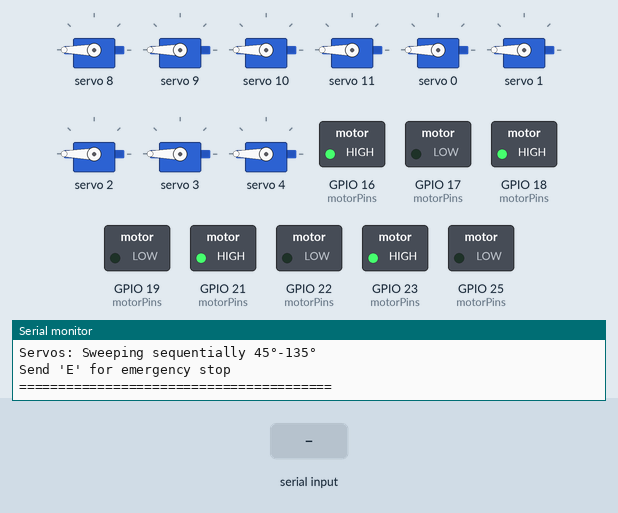
A program run on a simulated ESP32. Shown: 9 × servo, switched loads named in the program (green lamp = pin HIGH), the last lines printed to the serial monitor. Inputs (shaded band) come from the test bench.

Above: at 2.8 s.
2.9 s: "E" received over Serial
At 4.0 s:
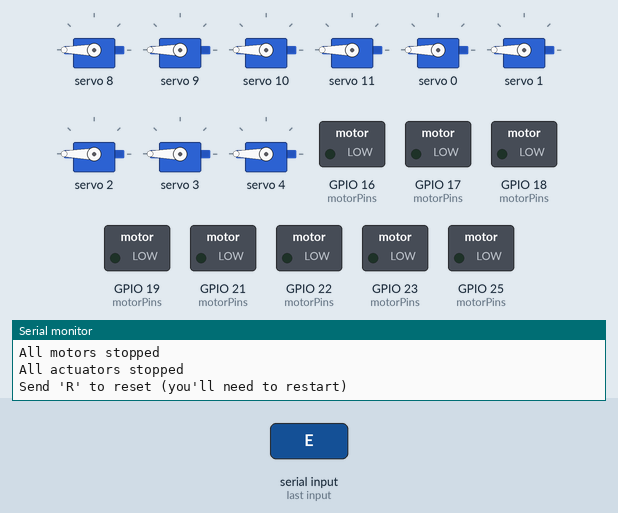
4.4 s: "R" received over Serial
Timing chart, 0 to 7.4 s (numbered marks = the images above; inputs shaded):
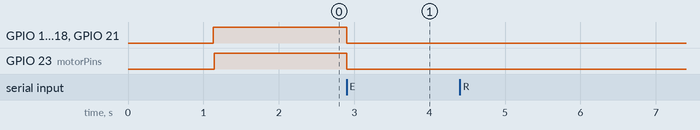

Measured:
- after the input at 2.9 s, GPIO 16 (motorPins), GPIO 18 (motorPins), GPIO 21 (motorPins), GPIO 23 (motorPins): HIGH → LOW at once

The program:

main.cpp
```cpp
#include <Arduino.h>
#include <Wire.h>
#include <Adafruit_PWMServoDriver.h>

// ========================================
// PCA9685 Servo Driver Configuration
// ========================================
Adafruit_PWMServoDriver pwm = Adafruit_PWMServoDriver();

// Servo pulse limits for MG996R (in microseconds)
#define SERVO_MIN_PULSE 500
#define SERVO_MAX_PULSE 2500

// Servo mapping: Port S1-S5 = PCA9685 channels 0-4
int servoAngles[] = {90, 90, 90, 90, 90}; // Start positions for 5 servos
bool servoDirections[] = {true, true, true, true, true}; // true = sweeping up

// Servo sweep parameters
const int SERVO_MIN_ANGLE = 45;
const int SERVO_MAX_ANGLE = 135;
const int SERVO_SWEEP_SPEED = 3; // Degrees per step

// ========================================
// Motor Configuration (ADJUST THESE PINS!)
// ========================================
// IMPORTANT: Check your shield's actual pin mapping
// Common configuration for 4 DC motors:
const int motorPins[4][3] = {
  // {DIR1, DIR2, PCA9685_PWM_CHANNEL}
  {16, 17, 8},   // Motor 1 (M1)
  {18, 19, 9},   // Motor 2 (M2)
  {21, 22, 10},  // Motor 3 (M3) - WARNING: GPIO21/22 are often I2C pins!
  {23, 25, 11}   // Motor 4 (M4)
};

// Motor speed (0-255) and direction
const int MOTOR_SPEED = 180; // Medium-high speed
const bool MOTOR_DIRECTION = true; // true = forward

// ========================================
// Timing Variables
// ========================================
unsigned long lastServoUpdate = 0;
const int SERVO_UPDATE_INTERVAL = 50; // ms between servo updates
int activeServoIndex = 0; // Which servo is currently moving

// ========================================
// Function Declarations
// ========================================
void moveServo(int servoNum, int angle);
void updateServoSweep();
void initializeMotors();
void setMotorSpeed(int motorIndex, int speed, bool forward);
void stopAllMotors();
void scanI2C();
void emergencyStop();

// ========================================
// SETUP FUNCTION
// ========================================
void setup() {
  Serial.begin(115200);
  delay(1000); // Wait for Serial Monitor

  Serial.println("\n========================================");
  Serial.println("   Mini Road-Header Robot Control");
  Serial.println("========================================");

  // Initialize I2C with explicit pins for Wemos D1 R32
  Wire.begin(21, 22); // SDA=GPIO21, SCL=GPIO22
  delay(100);

  // Scan I2C bus to find PCA9685
  Serial.println("\n[1] Scanning I2C bus...");
  scanI2C();

  // Try to initialize PCA9685 (common addresses: 0x40, 0x41)
  Serial.println("\n[2] Initializing PCA9685 servo driver...");
  if (!pwm.begin()) {
    // Try alternate address 0x41
    pwm = Adafruit_PWMServoDriver(0x41);
    if (!pwm.begin()) {
      Serial.println("ERROR: PCA9685 not found!");
      Serial.println("Check: 1. I2C wiring 2. Power to shield 3. I2C address jumpers");
      while(1); // Halt if PCA9685 not found
    }
    Serial.println("PCA9685 found at address 0x41");
  } else {
    Serial.println("PCA9685 found at address 0x40");
  }

  // Set PWM frequency for servos (standard is 50Hz)
  pwm.setPWMFreq(50);
  Serial.println("PCA9685 initialized at 50Hz");

  // Initialize motor control
  Serial.println("\n[3] Initializing DC motors...");
  initializeMotors();

  // Initialize servos to start position
  Serial.println("\n[4] Moving servos to start position (90°)...");
  for (int i = 0; i < 5; i++) {
    moveServo(i, servoAngles[i]);
    delay(100);
  }

  Serial.println("\n[5] System Ready!");
  Serial.println("========================================");
  Serial.println("Motors: Running forward continuously");
  Serial.println("Servos: Sweeping sequentially 45°-135°");
  Serial.println("Send 'E' for emergency stop");
  Serial.println("========================================");
}

// ========================================
// MAIN LOOP
// ========================================
void loop() {
  unsigned long currentTime = millis();

  // 1. Update servo positions (non-blocking)
  if (currentTime - lastServoUpdate >= SERVO_UPDATE_INTERVAL) {
    updateServoSweep();
    lastServoUpdate = currentTime;
  }

  // 2. Check for emergency stop command
  if (Serial.available()) {
    char command = Serial.read();
    if (command == 'E' || command == 'e') {
      emergencyStop();
      Serial.println("EMERGENCY STOP ACTIVATED");
    }
  }

  // 3. Optional: Add heartbeat indicator
  static unsigned long lastHeartbeat = 0;
  if (currentTime - lastHeartbeat >= 5000) {
    Serial.println("System running...");
    lastHeartbeat = currentTime;
  }
}

// ========================================
// SERVO CONTROL FUNCTIONS
// ========================================

void moveServo(int servoNum, int angle) {
  // Constrain angle to safe limits
  angle = constrain(angle, 0, 180);

  // Convert angle to pulse length
  int pulseLength = map(angle, 0, 180, SERVO_MIN_PULSE, SERVO_MAX_PULSE);

  // Send to PCA9685 (servoNum 0-4 = shield ports S1-S5)
  pwm.setPWM(servoNum, 0, pulseLength);

  // Update stored angle
  servoAngles[servoNum] = angle;
}

void updateServoSweep() {
  // This function sweeps servos one at a time for sequential movement

  int &currentAngle = servoAngles[activeServoIndex];
  int targetAngle = servoDirections[activeServoIndex] ? SERVO_MAX_ANGLE : SERVO_MIN_ANGLE;

  // Move active servo toward its target
  if (servoDirections[activeServoIndex]) {
    currentAngle += SERVO_SWEEP_SPEED;
    if (currentAngle >= targetAngle) {
      currentAngle = targetAngle;
      servoDirections[activeServoIndex] = false;
    }
  } else {
    currentAngle -= SERVO_SWEEP_SPEED;
    if (currentAngle <= targetAngle) {
      currentAngle = targetAngle;
      servoDirections[activeServoIndex] = true;
    }
  }

  // Apply the movement
  moveServo(activeServoIndex, currentAngle);

  // Switch to next servo when current one reaches target
  if (currentAngle == targetAngle) {
    activeServoIndex = (activeServoIndex + 1) % 5;
  }
}

// ========================================
// MOTOR CONTROL FUNCTIONS
// ========================================

void initializeMotors() {
  // Setup all motor control pins and start motors

  for (int i = 0; i < 4; i++) {
    // Setup direction pins
    pinMode(motorPins[i][0], OUTPUT);
    pinMode(motorPins[i][1], OUTPUT);

    // Set direction
    if (MOTOR_DIRECTION) {
      digitalWrite(motorPins[i][0], HIGH); // Forward
      digitalWrite(motorPins[i][1], LOW);
    } else {
      digitalWrite(motorPins[i][0], LOW); // Reverse
      digitalWrite(motorPins[i][1], HIGH);
    }

    // Set initial speed (convert 0-255 to 0-4095 for PCA9685)
    int pwmValue = map(MOTOR_SPEED, 0, 255, 0, 4095);
    pwm.setPWM(motorPins[i][2], 0, pwmValue);

    Serial.print("Motor ");
    Serial.print(i + 1);
    Serial.print(" initialized on pins ");
    Serial.print(motorPins[i][0]);
    Serial.print(",");
    Serial.print(motorPins[i][1]);
    Serial.print(" (PWM channel ");
    Serial.print(motorPins[i][2]);
    Serial.println(")");
  }

  Serial.print("All motors started at speed ");
  Serial.println(MOTOR_SPEED);
}

void setMotorSpeed(int motorIndex, int speed, bool forward) {
  // Control individual motor speed and direction

  if (motorIndex < 0 || motorIndex > 3) return;

  // Set direction pins
  if (forward) {
    digitalWrite(motorPins[motorIndex][0], HIGH);
    digitalWrite(motorPins[motorIndex][1], LOW);
  } else {
    digitalWrite(motorPins[motorIndex][0], LOW);
    digitalWrite(motorPins[motorIndex][1], HIGH);
  }

  // Set speed (stop if speed is 0)
  if (speed == 0) {
    pwm.setPWM(motorPins[motorIndex][2], 0, 0);
  } else {
    int pwmValue = map(speed, 0, 255, 0, 4095);
    pwm.setPWM(motorPins[motorIndex][2], 0, pwmValue);
  }
}

void stopAllMotors() {
  // Stop all DC motors immediately

  for (int i = 0; i < 4; i++) {
    digitalWrite(motorPins[i][0], LOW);
    digitalWrite(motorPins[i][1], LOW);
    pwm.setPWM(motorPins[i][2], 0, 0);
  }
  Serial.println("All motors stopped");
}

// ========================================
// DIAGNOSTIC FUNCTIONS
// ========================================

void scanI2C() {
  // Scan I2C bus and display found devices

  byte error, address;
  int foundDevices = 0;

  Serial.println("Scanning I2C addresses 1-127...");

  for(address = 1; address < 127; address++) {
    Wire.beginTransmission(address);
    error = Wire.endTransmission();

    if (error == 0) {
      Serial.print("  Found device at 0x");
      if (address < 16) Serial.print("0");
      Serial.print(address, HEX);

      // Identify common devices
      if (address == 0x40 || address == 0x41) Serial.print(" (Likely PCA9685)");

      Serial.println();
      foundDevices++;
    }
  }

  if (foundDevices == 0) {
    Serial.println("  No I2C devices found!");
  } else {
    Serial.print("  Total devices found: ");
    Serial.println(foundDevices);
  }
}

void emergencyStop() {
  // Immediately stop all motion

  Serial.println("\n--- EMERGENCY STOP ---");

  // Stop all motors
  stopAllMotors();

  // Freeze servos at current position
  for (int i = 0; i < 5; i++) {
    moveServo(i, servoAngles[i]); // Hold current position
  }

  Serial.println("All actuators stopped");
  Serial.println("Send 'R' to reset (you'll need to restart)");

  // Wait for reset command
  while(1) {
    if (Serial.available()) {
      char cmd = Serial.read();
      if (cmd == 'R' || cmd == 'r') {
        Serial.println("Reset commanded - restart system");
        break;
      }
    }
    delay(100);
  }
}
```
